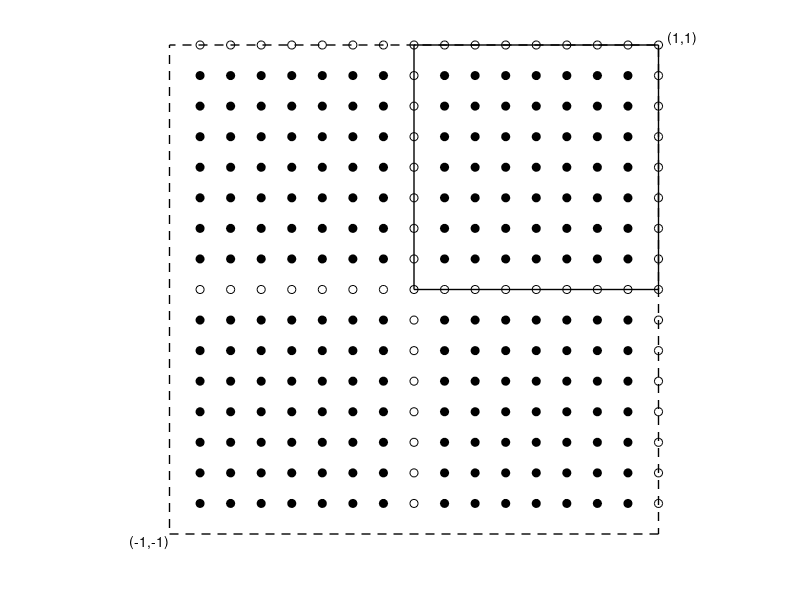
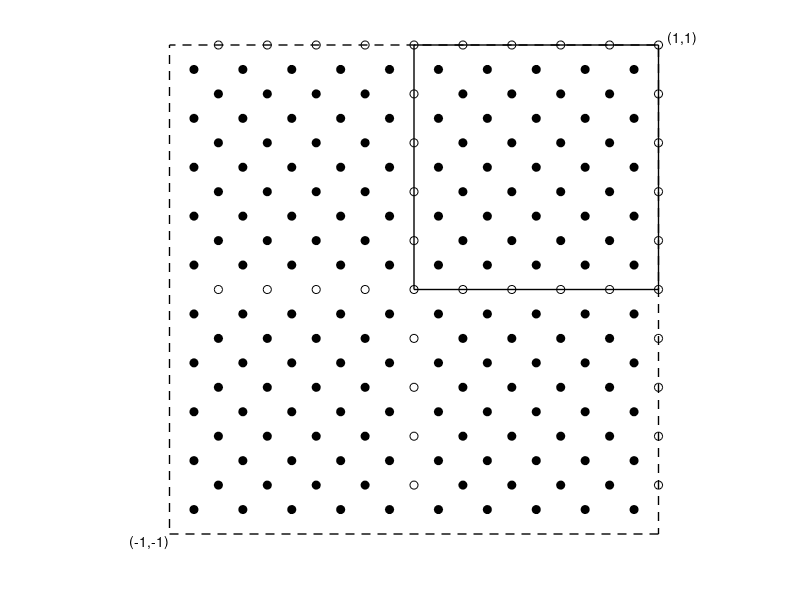

Write MATLAB code to recreate these figures, in order.
%% For the 2D Cartesian grid

N = 7;
[xi yi] = meshgrid(1/(N+1):1/(N+1):1-1/(N+1));

figure

interior = [xi(:)'; yi(:)'];
interior = union(interior', [-xi(:)' -xi(:)' xi(:)'; yi(:)' -yi(:)' -yi(:)']', 'rows' )';
scatter(interior(1,:), interior(2,:), 'o', 'MarkerFaceColor', [0 0 0], 'MarkerEdgeColor', [0 0 0] );

bottom = [0:1/(N+1):1; zeros(1,N+2)]';
left = fliplr(bottom);
top = [0:1/(N+1):1; ones(1,N+2)]';
right = fliplr(top);

bdry = union(union(union(bottom,left, 'rows'), top, 'rows'),right, 'rows')';

% The extended boundary points.
bdry = union(union(bdry',-left(2:end-1,:), 'rows'), -bottom(2:end-1,:), 'rows')';
bdry= union(union(bdry', [-top(2:end-1,1) top(2:end-1,2)], 'rows'),...
    [right(2:end-1,1) -right(2:end-1,2)], 'rows' )';

hold on, scatter(bdry(1,:), bdry(2,:), 'o', 'MarkerEdgeColor', [0 0 0] );



% Draw the squares
cube = patch([-1 1 1 -1], [-1 -1 1 1], 'k', 'FaceColor', 'none', 'LineWidth',1, 'LineStyle', '--');
ucube = patch([0 1 1 0], [0 0 1 1], 'k', 'FaceColor', 'none', 'LineWidth',1, 'LineStyle', '-');
axis off
axis equal

% Annotations
%Annotate the point (1,1) and (-1,-1)
text(1,1,'   (1,1)','HorizontalAlignment','left', 'VerticalAlignment','bottom');
text(-1,-1,'(-1,-1)','HorizontalAlignment','right','VerticalAlignment','top');


%% 2D quincunx grid

M = floor(0.5 + 0.25*sqrt(-4 + 8*(N+2)^2));
h = 1/(M-1);

figure

bottom = [0:h:1; zeros(1,M)]';
left = fliplr(bottom);
top = [0:h:1; ones(1,M)]';
right = fliplr(top);


% Boundary points
bdry = union(union(union(bottom,left, 'rows'), top, 'rows'),right, 'rows')';

[xia,yia] = meshgrid(h:h:1-h);
[xib, yib] = meshgrid(h/2:h:1-h/2);
% Interior points
hold on
scatter(xia(:), yia(:), 'o','MarkerEdgeColor', [0 0 0], 'MarkerFaceColor', [0 0 0]);
scatter(xib(:), yib(:), 'o','MarkerEdgeColor', [0 0 0], 'MarkerFaceColor', [0 0 0]);

%Extended interior points
einterior = [-xia(:)' -xia(:)' xia(:)' -xib(:)' -xib(:)' xib(:)';...
    yia(:)' -yia(:)' -yia(:)' yib(:)' -yib(:)' -yib(:)'];
scatter(einterior(1,:), einterior(2,:), 'o','MarkerEdgeColor', [0 0 0], 'MarkerFaceColor', [0 0 0]);

%Extended boundary points
bdry = union(union(bdry', -left(2:end-1,:), 'rows'),-bottom(2:end-1,:), 'rows')';
bdry = union(union(bdry', [-top(2:end-1,1) top(2:end-1,2)], 'rows'),...
    [right(2:end-1,1) -right(2:end-1,2)], 'rows' )';

scatter(bdry(1,:), bdry(2,:), 'o', 'MarkerEdgeColor', [0 0 0] );

% Draw the squares
cube = patch([-1 1 1 -1], [-1 -1 1 1], 'k', 'FaceColor', 'none', 'LineWidth',1, 'LineStyle', '--');
ucube = patch([0 1 1 0], [0 0 1 1], 'k', 'FaceColor', 'none', 'LineWidth',1, 'LineStyle', '-');
axis off
axis equal

% Annotations
%Annotate the point (1,1) and (-1,-1)
text(1,1,'   (1,1)','HorizontalAlignment','left', 'VerticalAlignment','bottom');
text(-1,-1,'(-1,-1)','HorizontalAlignment','right','VerticalAlignment','top');